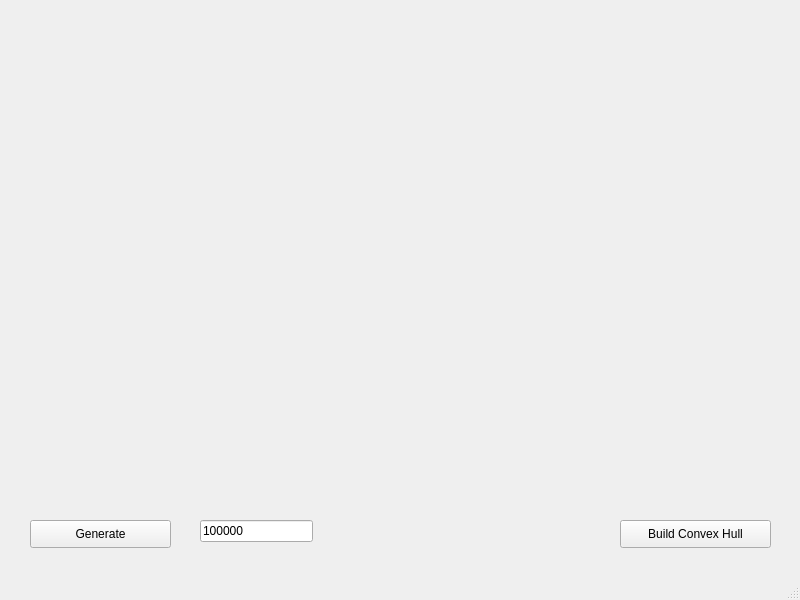
<?xml version="1.0" encoding="UTF-8"?>
<ui version="4.0">
 <class>MainWindow</class>
 <widget class="QMainWindow" name="MainWindow">
  <property name="geometry">
   <rect>
    <x>0</x>
    <y>0</y>
    <width>800</width>
    <height>600</height>
   </rect>
  </property>
  <property name="windowTitle">
   <string>MainWindow</string>
  </property>
  <widget class="QWidget" name="centralwidget">
   <widget class="QPushButton" name="pushButton">
    <property name="geometry">
     <rect>
      <x>30</x>
      <y>520</y>
      <width>141</width>
      <height>28</height>
     </rect>
    </property>
    <property name="text">
     <string>Generate</string>
    </property>
   </widget>
   <widget class="QPushButton" name="pushButton2">
    <property name="geometry">
     <rect>
      <x>620</x>
      <y>520</y>
      <width>151</width>
      <height>28</height>
     </rect>
    </property>
    <property name="text">
     <string>Build Convex Hull</string>
    </property>
   </widget>
   <widget class="QLineEdit" name="pointsEditor">
    <property name="geometry">
     <rect>
      <x>200</x>
      <y>520</y>
      <width>113</width>
      <height>22</height>
     </rect>
    </property>
    <property name="inputMask">
     <string/>
    </property>
    <property name="text">
     <string>100000</string>
    </property>
   </widget>
  </widget>
  <widget class="QMenuBar" name="menubar">
   <property name="geometry">
    <rect>
     <x>0</x>
     <y>0</y>
     <width>800</width>
     <height>26</height>
    </rect>
   </property>
  </widget>
  <widget class="QStatusBar" name="statusbar"/>
 </widget>
 <resources/>
 <connections/>
</ui>
